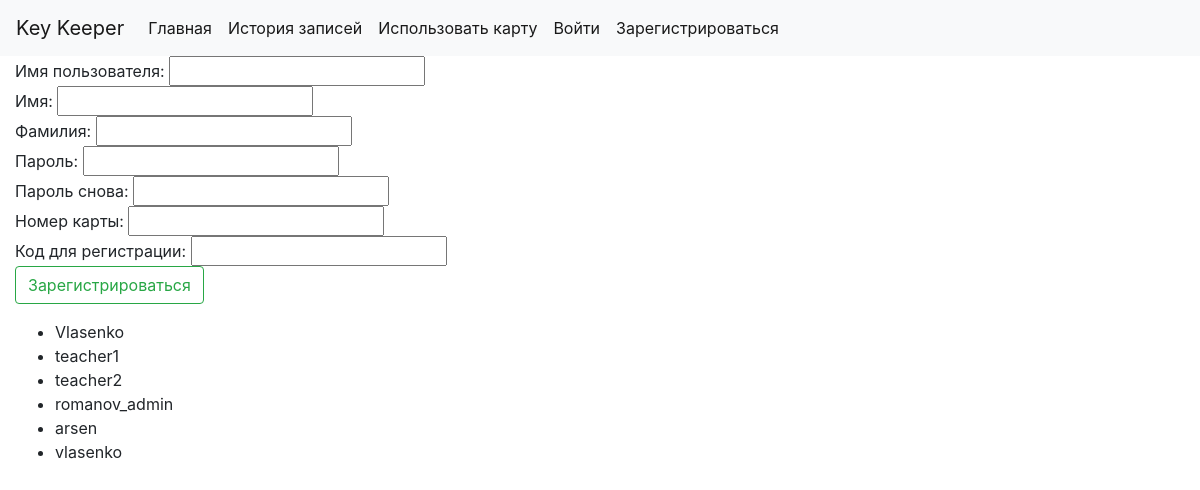
The app's page /reg/ with its own data.
### keeper/models.py (models this page shows)
class CustomUser(AbstractUser):
    password = models.CharField(max_length=200)
    card_id = models.IntegerField(default=8000000000)

### keeper/views.py (the view)
# urls.py: path('reg/', views.register, name='register'),
def register(request):
    context = {}
    if request.method == 'POST':
        f = RegisterForm(request.POST)
        if f.is_valid() and f.data['password'] == f.data['password2'] and f.data['reg_code'] == REG_CODE:
            try:
                if CustomUser.objects.filter(card_id=f.data['card_id']).exists():
                    context['message'] = 'Такая карта уже есть'
                else:
                    user = CustomUser.objects.create_user(username=f.data['username'], password=f.data['password'],
                                                          card_id=f.data['card_id'], last_name=f.data['last_name'],
                                                          first_name=f.data['first_name'])
                    user.save()
                    context['message'] = 'Вы успешно зарегистрированы!'
                    user = authenticate(request, username=f.data['username'], password=f.data['password'])
                    if user is not None:
                        login(request, user)
            except:  #IntegrityError???
                context['message'] = 'Такое имя пользователя уже есть'
        elif f.data['password'] != f.data['password2']:
            context['message'] = 'Пароли не совпадают'
        elif f.data['reg_code'] != REG_CODE:
            context['message'] = 'Код для регистрации не правильный'
    else:
        f = RegisterForm()
    context['users'] = CustomUser.objects.all()
    context['form'] = f
    return render(request, 'register.html', context)

### keeper/forms.py
class RegisterForm(forms.Form):
    username = forms.CharField(label='Имя пользователя:', max_length=100, required=True)
    first_name = forms.CharField(label='Имя:', max_length=100, required=True)
    last_name = forms.CharField(label='Фамилия:', max_length=100, required=True)
    password = forms.CharField(label='Пароль:', max_length=100, required=True)
    password2 = forms.CharField(label='Пароль снова:', max_length=100, required=True)
    card_id = forms.IntegerField(label='Номер карты:', required=True)
    reg_code = forms.CharField(label='Код для регистрации:', max_length=100, required=True)

### keeper/templates/register.html (shortened to what this page needs)
<!DOCTYPE html>
<html lang="en">
<head>
    <link rel="stylesheet" href="https://stackpath.bootstrapcdn.com/bootstrap/4.2.1/css/bootstrap.min.css">
</head>
<body>
{% include "includes/nav_bar.html" %}
<div class="container-fluid">
    <form method="POST">
        {{ form.username.label }} {{ form.username }}
        <br>
        {{ form.first_name.label }} {{ form.first_name }}
        <br>
        {{ form.last_name.label }} {{ form.last_name }}
        <br>
        {{ form.password.label }} {{ form.password }}
        <br>
        {{ form.password2.label }} {{ form.password2 }}
        <br>
        {{ form.card_id.label }} {{ form.card_id }}
        <br>
        {{ form.reg_code.label }} {{ form.reg_code }}
        <br>
        <input type="submit" value="Зарегистрироваться" class="btn btn-outline-success">
    </form>
    <ul>
        {% for user in users %}
            <li>{{user}}</li>
        {% endfor %}
    </ul>
</div>
</body>
</html>

### records on screen
CustomUser: username "Vlasenko"
CustomUser: username "teacher1"
CustomUser: username "teacher2"
CustomUser: username "romanov_admin"
CustomUser: username "arsen"
CustomUser: username "vlasenko"
